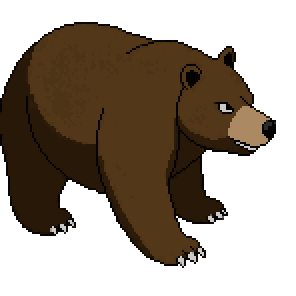
#> input picture tools/bear/rot/east.png, 148 x 148 px, found by its file name (shown 2 times larger); its folder holds 3 pictures in this run
$ python pary_gra.py ../bear/rot/east.png
#> lines starting #> are read from the running program, lines starting #| are printed output that depends on the picture
# -*- coding: utf-8 -*-
"""gra_MapNNN_x_y.png: lewo = zrzut z gry przed, prawo = po (nakladka staging), pasek z podpisem.  python pary_gra.py <katalog zrzutow zawierajacy przed/ i po/>"""
import os, sys
from PIL import Image, ImageDraw, ImageFont
D = sys.argv[1]; OUT = os.path.join(os.path.dirname(os.path.abspath(__file__)), "..", "..", "docs", "audyt_map", "poprawki", "krok2")
try: f = ImageFont.truetype("C:/Windows/Fonts/arialbd.ttf", 16)
except Exception: f = ImageFont.load_default()
n = 0
for fn in sorted(os.listdir(os.path.join(D, "po"))):
    a = os.path.join(D, "przed", fn)
    if not os.path.exists(a): continue
    A = Image.open(a).convert("RGB"); B = Image.open(os.path.join(D, "po", fn)).convert("RGB")
#> after `A = Image.open(a).convert('RGB')`:
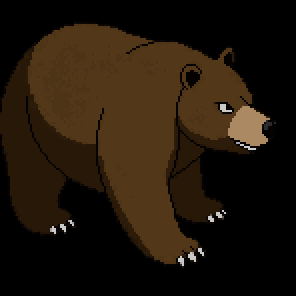
#> A: PIL image 148x148 RGB (shown 2 times larger); mean R, G, B 33.7, 22.6, 10.7
    w = A.width * 2 + 6; im = Image.new("RGB", (w, A.height + 28), (255, 255, 255))
#> after `w = A.width * 2 + 6`: w = 302
#> after `im = Image.new('RGB', (w, A.height + 28), (255, 255, 255))`: im: PIL image 302x176 RGB; every value is 255
    d = ImageDraw.Draw(im); d.rectangle([0, 0, w, 27], fill=(24, 22, 30))
    d.text((8, 5), "%s  W GRZE   LEWO: przed | PRAWO: po kroku 2" % fn[:-4], font=f, fill=(255, 220, 90))
    im.paste(A, (0, 28)); im.paste(B, (A.width + 6, 28)); im.save(os.path.join(OUT, "gra_" + fn)); n += 1
#> after `im.paste(A, (0, 28))`:
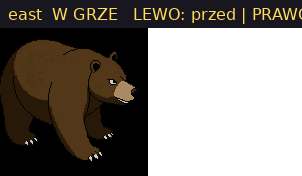
#> im: PIL image 302x176 RGB; mean R, G, B 131, 125.5, 119.5
#> after `im.paste(B, (A.width + 6, 28))`:
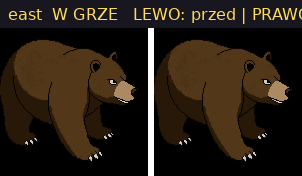
#> im: PIL image 302x176 RGB; mean R, G, B 39.7, 29.7, 18.8
print(n, "par")

$ run again, on tools/bear/rot/north-east.png
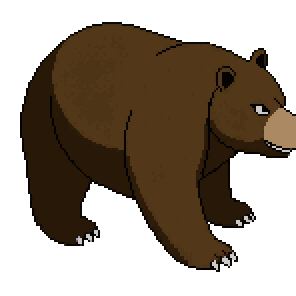
#> input picture tools/bear/rot/north-east.png, 148 x 148 px, found by its file name (shown 2 times larger)
#> `A = Image.open(a).convert('RGB')`:
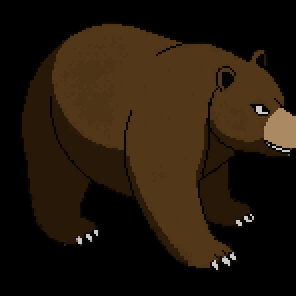
#> A: PIL image 148x148 RGB (shown 2 times larger); mean R, G, B 35.3, 23.6, 11
#> `im.paste(B, (A.width + 6, 28))`:
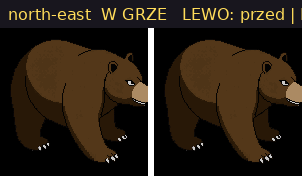
#> im: PIL image 302x176 RGB; mean R, G, B 40.8, 30.3, 19

$ run again, on tools/bear/rot/north-west.png
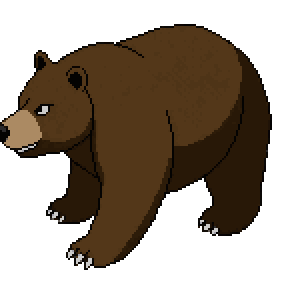
#> input picture tools/bear/rot/north-west.png, 148 x 148 px, found by its file name (shown 2 times larger)
#> `A = Image.open(a).convert('RGB')`:
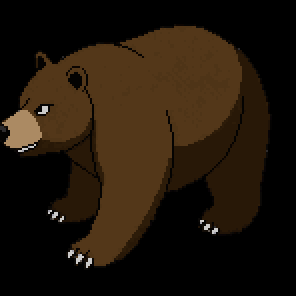
#> A: PIL image 148x148 RGB (shown 2 times larger); mean R, G, B 33.1, 22.2, 10.4
#> `im.paste(B, (A.width + 6, 28))`:
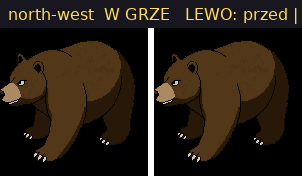
#> im: PIL image 302x176 RGB; mean R, G, B 39, 29.2, 18.6
